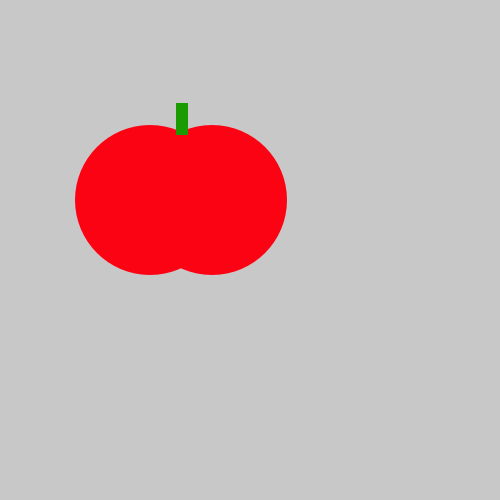
Frame 1 (no input)
Frame 60 (the mouse pressed at the canvas centre just before this capture): identical to frame 1, image omitted
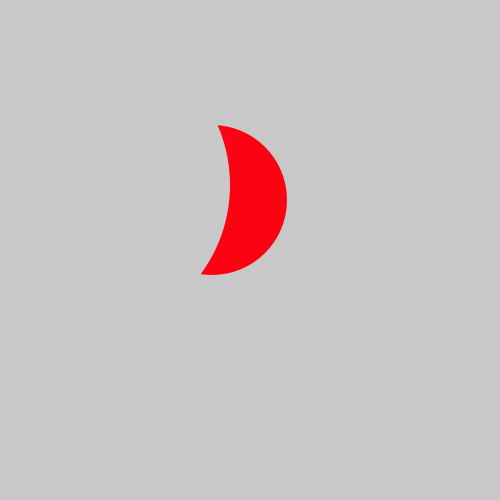
Frame 120 (the mouse held since frame 60 and released just before this capture)

The Processing sketch that drew these frames (run headless with seeded random() and noise(); from frame 60 on, the mouse is pressed at the canvas centre):

// Processing sketch: tomatoe
// ── tomatoe.pde
void setup() {
  size(500,500);
}
void draw() {
  background(200,200,200);
  noStroke();
  fill(#FC0313);
  ellipse(150,200,150,150);
  fill(#FC0313);
  ellipse(212,200,150,150);
  fill(#1A9B02);
  rect(176,103,12,32);
  if(mousePressed==true){
  fill(#C9C9C9);
  ellipse(80,185,300,300);
}}
